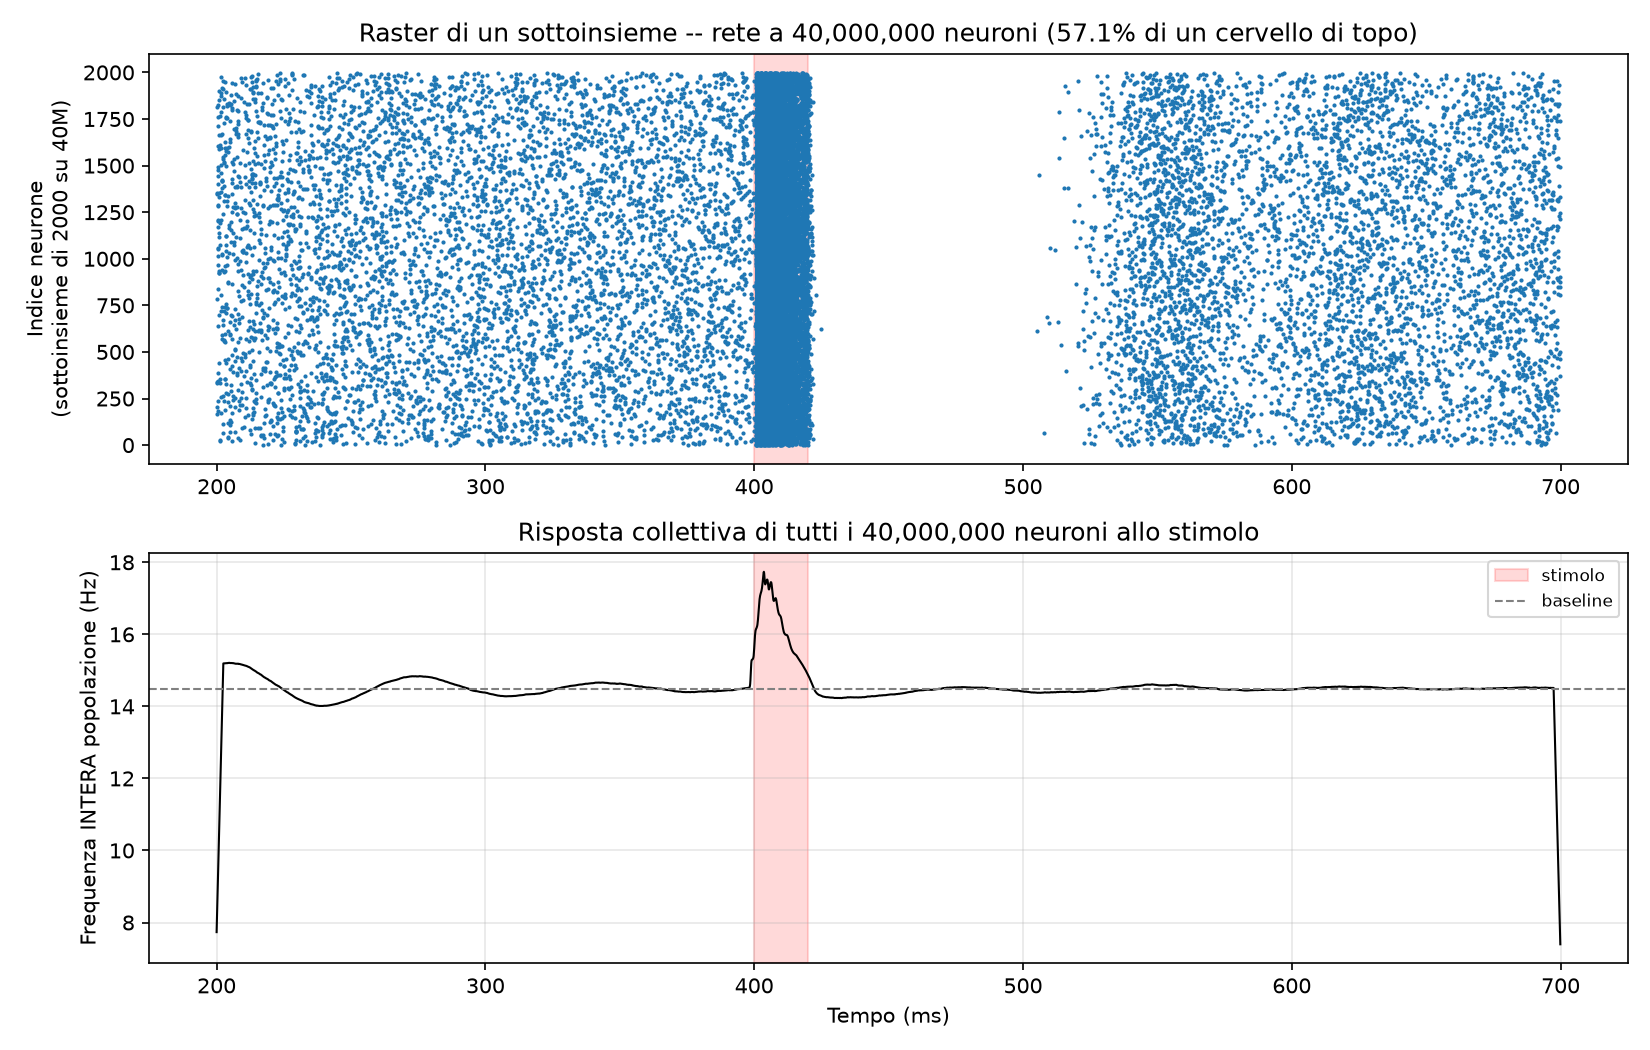

Source code (Python):
"""
ESPERIMENTO FINALE: 40 MILIONI DI NEURONI (57.1% di un cervello di topo)
================================================================================
Questo e' il traguardo del percorso di scaling: la stessa struttura di
rete bilanciata E/I usata per l'esperimento a 300 neuroni (baseline,
stimolo mirato, recupero), ma alla scala massima verificata come
praticabile sul tuo Mac -- 40 milioni di neuroni, 57.1% della scala
di un cervello di topo (70 milioni).

ACCORGIMENTI PER LA MEMORIA (importanti a questa scala):
  - NON registriamo i tempi di spike di tutti i 40 milioni di neuroni
    (sarebbe troppa memoria) -- registriamo solo:
      1. La frequenza di scarica dell'INTERA popolazione nel tempo
         (PopulationRateMonitor -- efficiente, non salva ogni singolo
         spike, solo l'andamento aggregato)
      2. Il raster dettagliato di un piccolo SOTTOINSIEME di 2000
         neuroni (giusto per avere un'immagine visiva, come le reti
         precedenti)
  - Il numero di neuroni stimolati e' lo 0.5% degli eccitatori
    (~160.000 su 32 milioni) -- una frazione piccola ma sufficiente
    a produrre un effetto visibile sulla frequenza dell'intera rete

TEMPO ATTESO: in base ai dati di scaling raccolti, костruire la rete
(i 40M neuroni + ~1.2 miliardi di sinapsi) richiede circa 9-10 minuti.
Le fasi di baseline/stimolo/recovery aggiungono probabilmente altri
10-20 minuti. Preventiva un totale di 20-30 minuti, con le altre app
chiuse per lasciare piu' RAM libera possibile.
"""

from brian2 import *
import time as pytime
import numpy as np

print("Costruzione della rete (40 milioni di neuroni)...")
print("Questo passaggio da solo richiede diversi minuti. Non interrompere.")

start_scope()

N = 40_000_000
N_E = int(N * 0.8)
N_I = N - N_E

a = 0.02/ms
b = 0.2/ms
c = -65*mV
d = 6*mV/ms

eqs = '''
dv/dt = (0.04/mV*v**2 + 5*v + 140*mV)/ms - u + I : volt
du/dt = a*(b*v - u) : volt/second
I : volt/second
'''

t_build_start = pytime.time()

neurons = NeuronGroup(N, eqs, threshold='v > 30*mV', reset='v = c; u += d',
                       method='euler')
neurons.v = -65*mV + 15*mV*rand(N) - 5*mV
neurons.u = b * neurons.v[:] + 2*mV/ms*randn(N)
neurons.I = 0*mV/ms

E = neurons[:N_E]
I_pop = neurons[N_E:]

background = PoissonGroup(N, rates=1500*Hz)
bg_syn = Synapses(background, neurons, on_pre='v_post += 3*mV')
bg_syn.connect(j='i')

K_local = 15
w_exc = 1.0*mV
w_inh = 4.0*mV
K_ei = min(K_local, N_I)
K_ii = min(K_local, N_I)

syn_ee = Synapses(E, E, on_pre='v_post += w_exc')
syn_ee.connect(j=f'k for k in sample(N_E, size={K_local})', skip_if_invalid=True)
syn_ei = Synapses(E, I_pop, on_pre='v_post += w_exc')
syn_ei.connect(j=f'k for k in sample(N_I, size={K_ei})', skip_if_invalid=True)
syn_ie = Synapses(I_pop, E, on_pre='v_post -= w_inh')
syn_ie.connect(j=f'k for k in sample(N_E, size={K_local})', skip_if_invalid=True)
syn_ii = Synapses(I_pop, I_pop, on_pre='v_post -= w_inh')
syn_ii.connect(j=f'k for k in sample(N_I, size={K_ii})', skip_if_invalid=True)

print(f"Rete costruita in {pytime.time()-t_build_start:.1f}s. Inizio burn-in...")

# ---------------------------------------------------------------
# BURN-IN
# ---------------------------------------------------------------
run(200*ms)
print("Burn-in completato.")

# ---------------------------------------------------------------
# MONITOR (leggeri, per non esaurire la memoria)
# ---------------------------------------------------------------
rate_mon = PopulationRateMonitor(neurons)
raster_subset = SpikeMonitor(neurons[:2000], record=True)  # solo 2000 su 40M

# ---------------------------------------------------------------
# BASELINE
# ---------------------------------------------------------------
run(200*ms)
print("Baseline registrata.")

# ---------------------------------------------------------------
# STIMOLO: 0.5% dei neuroni eccitatori (~160.000 su 32 milioni)
# ---------------------------------------------------------------
N_STIM = int(N_E * 0.005)
stim_group = E[:N_STIM]
stim_time = 400*ms
stim_group.I = 40*mV/ms
run(20*ms)
stim_group.I = 0*mV/ms
print(f"Stimolo applicato a {N_STIM:,} neuroni ({N_STIM/N*100:.3f}% della rete totale).")

# ---------------------------------------------------------------
# RECOVERY
# ---------------------------------------------------------------
run(280*ms)
print("Recovery completato.")

# ---------------------------------------------------------------
# ANALISI
# ---------------------------------------------------------------
r = np.array(rate_mon.smooth_rate(window='flat', width=5*ms)/Hz)
t = np.array(rate_mon.t/ms)

baseline_rate = r[(t > 200) & (t < 400)].mean()
peak_rate = r[(t >= 400) & (t < 450)].max()
recovery_rate = r[t > 650].mean()

MOUSE_BRAIN_NEURONS = 70_000_000
pct_mouse = 100 * N / MOUSE_BRAIN_NEURONS

print("\n" + "=" * 60)
print("RISULTATI FINALI")
print("=" * 60)
print(f"Scala della rete: {N:,} neuroni ({pct_mouse:.1f}% di un cervello di topo)")
print(f"Frequenza baseline: {baseline_rate:.2f} Hz")
print(f"Picco dopo lo stimolo: {peak_rate:.2f} Hz")
print(f"Frequenza dopo il recovery: {recovery_rate:.2f} Hz")
if abs(recovery_rate - baseline_rate) < 3:
    print(">>> La rete e' tornata al livello di attivita' di partenza "
          "anche a questa scala. <<<")

# ---------------------------------------------------------------
# VISUALIZZAZIONE
# ---------------------------------------------------------------
figure(figsize=(11, 7))

subplot(2, 1, 1)
plot(raster_subset.t/ms, raster_subset.i, '.', color='C0', markersize=2)
axvspan(stim_time/ms, (stim_time+20*ms)/ms, color='red', alpha=0.15)
ylabel('Indice neurone\n(sottoinsieme di 2000 su 40M)')
title(f'Raster di un sottoinsieme -- rete a {N:,} neuroni '
      f'({pct_mouse:.1f}% di un cervello di topo)')

subplot(2, 1, 2)
plot(t, r, color='black', linewidth=1)
axvspan(stim_time/ms, (stim_time+20*ms)/ms, color='red', alpha=0.15, label='stimolo')
axhline(baseline_rate, color='gray', linestyle='--', linewidth=1, label='baseline')
xlabel('Tempo (ms)')
ylabel('Frequenza INTERA popolazione (Hz)')
title(f'Risposta collettiva di tutti i {N:,} neuroni allo stimolo')
legend(loc='upper right', fontsize=8)
grid(alpha=0.3)

tight_layout()
savefig('rete_40M_finale.png', dpi=150)
print("\nGrafico salvato in rete_40M_finale.png")
